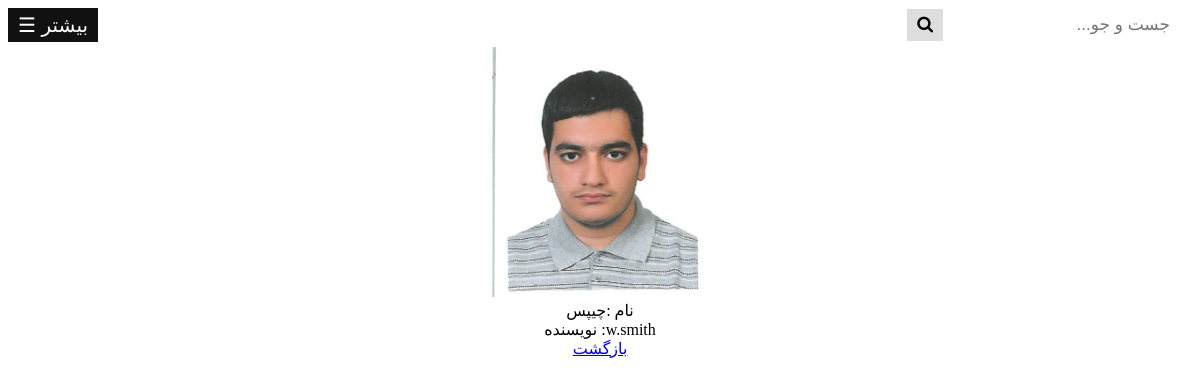
The page /1 on the database its author committed.
### books/models.py (models this page shows, shortened)
class Book(models.Model):
	name = models.CharField(max_length=200)
	image = models.ImageField()
	author = models.CharField(max_length=200)

### books/views.py (the view)
# urls.py: path('<int:pk>', DetailPageView.as_view(), name="detail"),
class DetailPageView(DetailView):
	model= Book
	template_name = 'detail.html'

### templates/detail.html (shortened to what this page needs)
{% extends 'base.html'%}
{% load static%}
{% block content%}
<link href="{% static 'detail.css'%}" rel="stylesheet">
<body>
	<div id="book">
		<img src="{{book.image.url}}" width="220" height="250">
		<figcaption> نام :{{book.name}}</figcaption>
		<figcaption> نویسنده :{{book.author}}</figcaption>
		<a href="{% url 'home'%}">بازگشت</a>
	</div>
</body>
{% endblock content%}

### static/detail.css (style rules this page uses)
#book { text-align: center; padding: 5px; }

### rows shown on the page
Book: image (picture), name "چیپس", author "w.smith"
